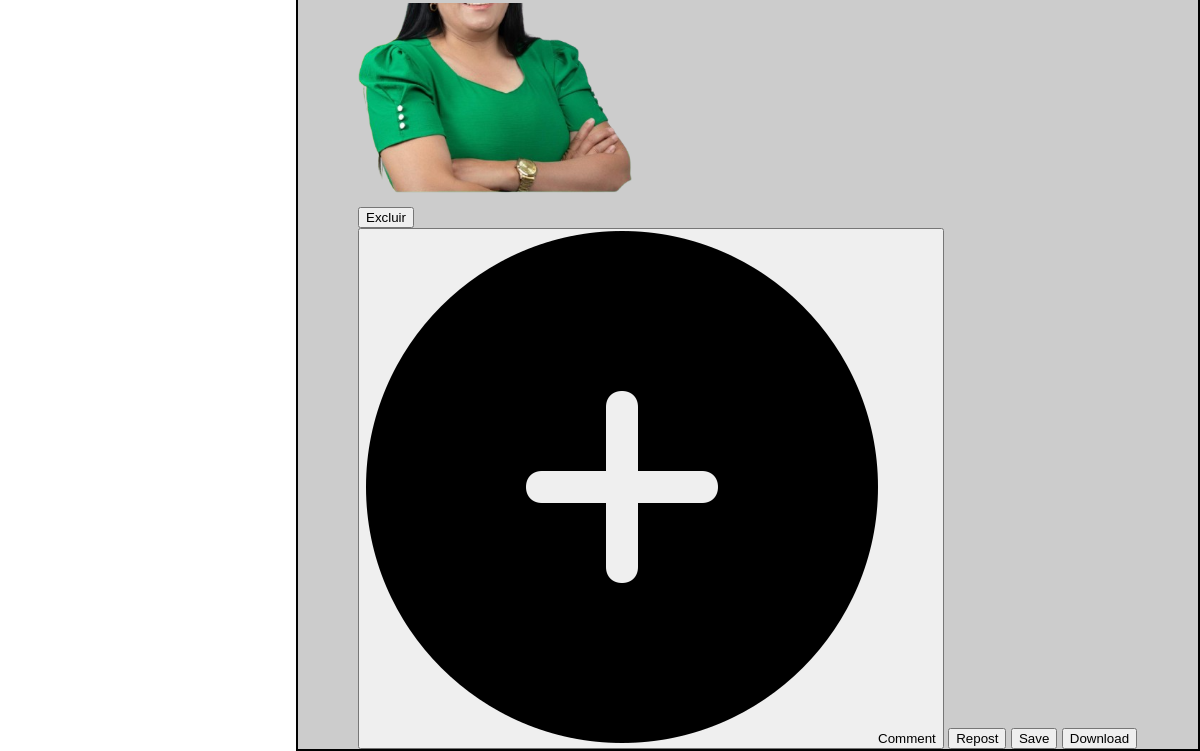
Page /post/ (signed in, lower part) on the earlier database version.
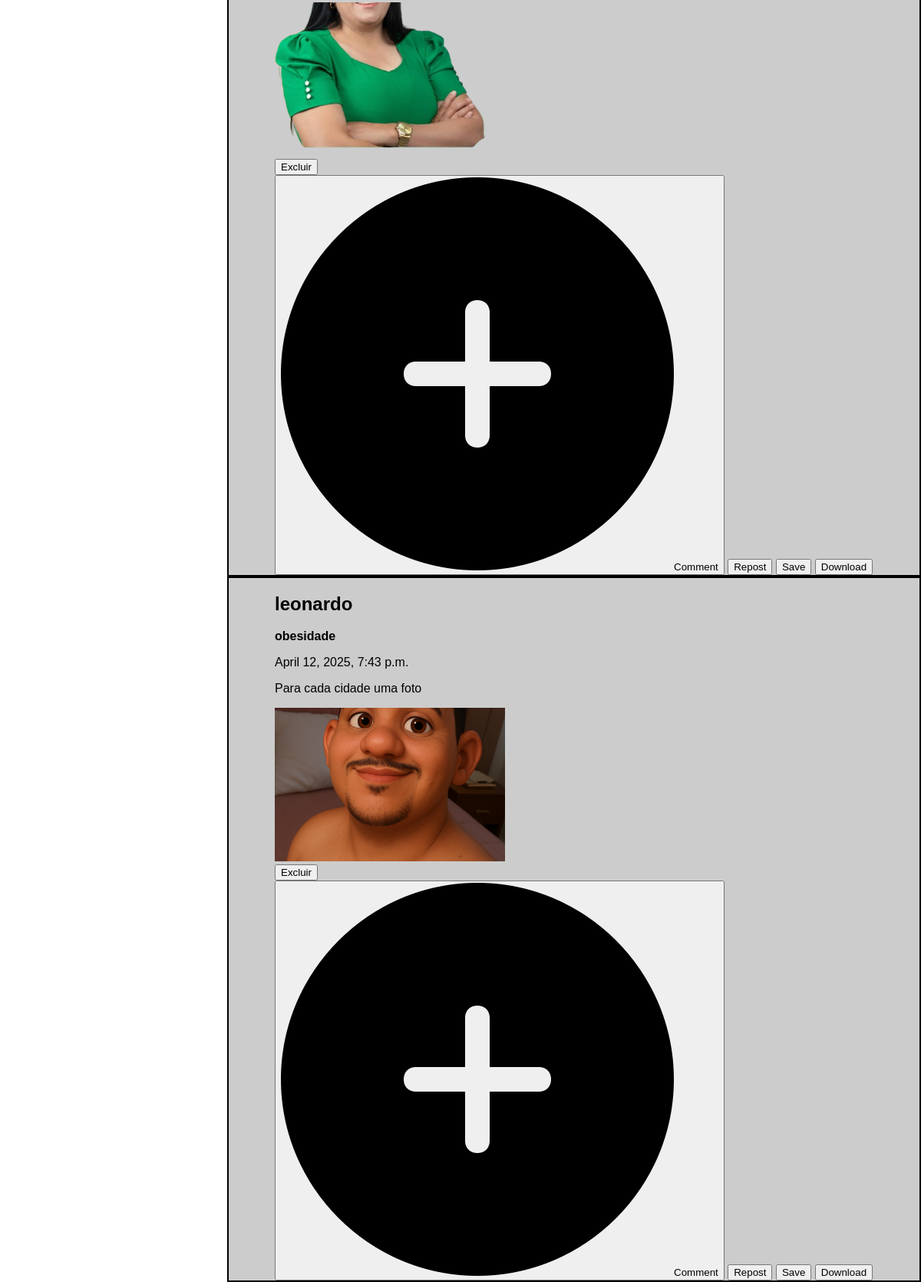
Same page on the later database version.
### posts/models.py (models this page shows, shortened)
class Post(models.Model):
    id = models.AutoField(primary_key=True)
    usuario = models.ForeignKey(User, on_delete=models.PROTECT, related_name='user_post')
    title = models.CharField(max_length=50)
    content = models.CharField(max_length=500)
    publication_date = models.DateTimeField(auto_now_add=True)
    image = models.ImageField(upload_to='images', blank=True, null=True)
    video = models.FileField(upload_to='videos/', blank=True, null=True)

### posts/views.py (the view)
# urls.py: path('post/', post_view, name='post'),
@login_required
def post_view(request):
    posts = Post.objects.filter(usuario=request.user)
    return render(request, 'post.html', {'posts': posts})

### posts/templates/post.html (shortened to what this page needs)
{% extends "base.html" %}
    {% block content %}
        <div>
            {% for post in posts %}
                <div class="post">
                    <h2>{{ post.usuario.username }}</h2>
                    <p><strong>{{ post.title }}</strong></p>
                    <p>{{ post.publication_date }}</p>
                    <p>{{ post.content }}</p>
                    {% if post.image %}
                        <img src="{{ post.image.url }}" alt="Imagem do post" style="width: 300px; height: 200px; object-fit: cover;">
                    {% else %}
                        <p>Sem imagem</p>
                    {% endif %}
                    <div>
                        <div>
                            <button>Excluir</button>
                        </div>
                        <button><img src="/icons/add.png" alt="adicionar">Comment</button>
                        <button>Repost</button>
                        <button>Save</button>
                        <button>Download</button>
                    </div>
                </div>
            {% endfor %}
            </div>
    {% endblock %}

### app/templates/base.html (shortened to what this page needs)
<!DOCTYPE html>
<html lang="en">
<head>
</head>
<body>
    <main class="card">
        {% block content %}
        {% endblock %}
    </main>
</body>
</html>

### app/templates/base.html (style rules this page uses)
body { font-family: Arial, sans-serif; margin: 0; display: flex; }
.post { background: #ccc; border: 2px solid black; padding-left: 60px; gap: 20px; }
.card { margin-left: 18.5rem; width: 150vh; }

Differences in the rows shown:
added Post: usuario.username "leonardo", title "obesidade", publication_date "April 12, 2025, 7:43 p.m.", content "Para cada cidade uma foto", image (picture)
